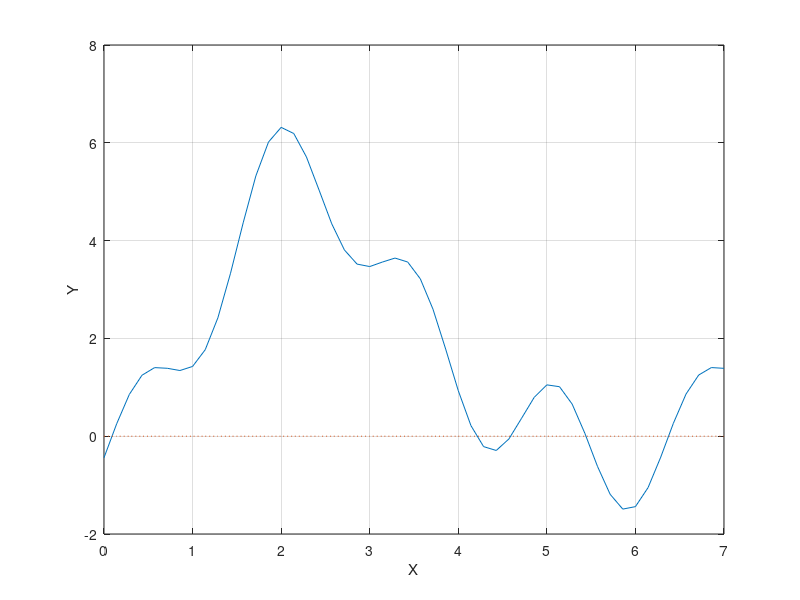

Recreate this plot in MATLAB. (Note: this script raises an error after producing the figure.)
clear
a=0; b=7;
m=50; x=linspace(a,b,m);
h=0.001; iter=5; eps=0.001;
f=@(x)1+(1+sin(x)-cos(x)).^2-(sin(2*x)-cos(2*x)-0.2).^2;
y=f(x);
plot(x,f(x),x,0*x,':'); grid on;
xlabel('X'); ylabel('Y');
hold on
y_min=min(y); y_max=max(y);
if y_min<0 y_min=1.1*y_min; else y_min=0.9*y_min; end;
if y_max>0 y_max=1.1*y_max; else y_max=0.9*y_max; end;
y_lim=([y_min,y_max]);
z=ginput(1);
x1=z(1);
for i=1:iter
    yh=(f(x1+h)-f(x1))/h;
    x2=x1-f(x1)/yh;
    P=plot(x,f(x1)+yh*(x-x1),':',x1,f(x1),'*',x2,0,'*',x2,f(x2),'o')
    L=line([x2,x2],[0,f(x2)]);
    set(L,'LineStyle',':')
    x1=x2;
    if abs(f(x2))<eps break;
    end
    pause
    delete(P,L);
end
hold off
'End Iteration'